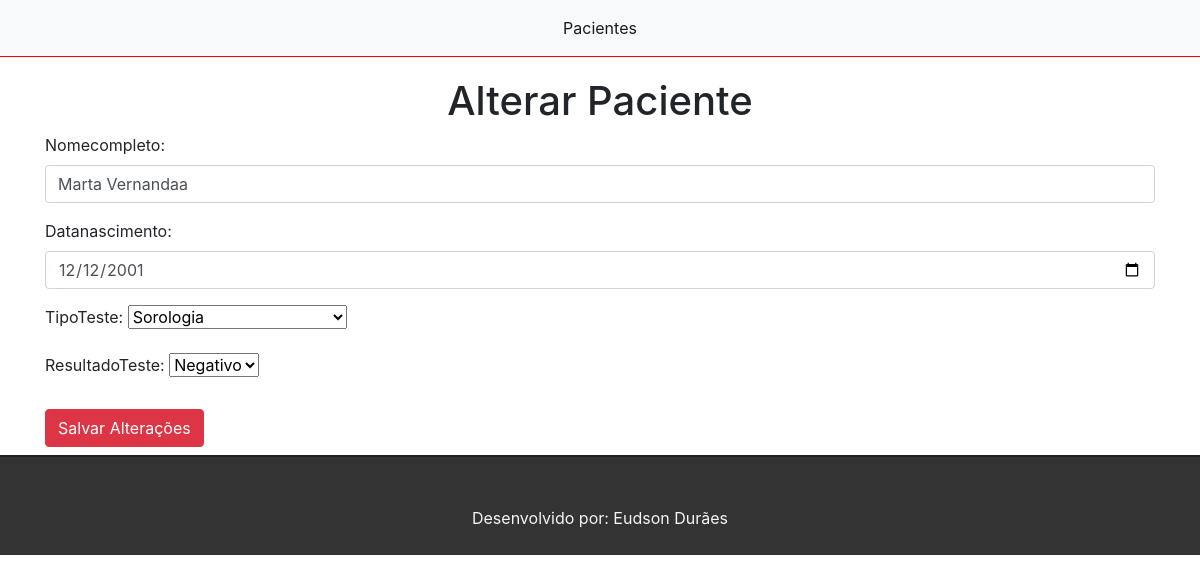
Page /AlterarPaciente/4 on the committed database.
### ManterPacientes/models.py (models this page shows, shortened)
class Paciente(models.Model):
    Testes = (
        ("RT-PCR","RT-PCR"),("Sorologia","Sorologia"),("Teste Rápido","Teste Rápido"),("Antígenos","Antígenos"),("Teste Rápido - Anticorpos","Teste Rápido - Anticorpos")
    )
    Resultados = (
        ("Positivo","Positivo"),("Negativo","Negativo")
    )
    NomeCompleto = models.CharField(max_length=30)
    DataNascimento = models.DateField()
    TipoTeste = models.CharField(choices=Testes, max_length=30)
    ResultadoTeste = models.CharField(choices=Resultados, max_length=30)
    created_at = models.DateTimeField(auto_now_add=True)
    updated_at = models.DateTimeField(auto_now=True)

### ManterPacientes/views.py (the view)
# urls.py: path('AlterarPaciente/<int:id>', views.AlterarPaciente, name='AlterarPaciente'),
def AlterarPaciente(request,id):
    paciente = Paciente.objects.get(id=id)
    Formulario = PacienteForm(instance=paciente)
    if request.method == 'POST':
        Formulario = PacienteForm(request.POST, instance=paciente)
        if Formulario.is_valid():
            Formulario.save()
            return redirect("VisualizarPaciente")
    else:
        return render(request,'AlterarPaciente.html',{'PacienteForm':Formulario})

### ManterPacientes/forms.py
class PacienteForm(forms.ModelForm):
    NomeCompleto = forms.CharField(max_length=50,widget=forms.TextInput(attrs={'placeholder': 'Digite seu nome completo','class':'form-control'}))
    DataNascimento = forms.CharField(max_length=50,widget=forms.TextInput(attrs={'type':'date','class':'form-control'}))
    class Meta:
        model = Paciente
        fields = ('NomeCompleto','DataNascimento', "TipoTeste","ResultadoTeste")

### ManterPacientes/templates/AlterarPaciente.html (shortened to what this page needs)
{% extends 'base.html' %}
{%block Conteudo%}
<h1>Alterar Paciente</h1>
<form method="POST">
    {{PacienteForm.as_p}}
    <button type="submit" class="btn btn-danger my-2">Salvar Alterações</a>
    </form>
{%endblock%}

### ManterPacientes/static/css/styles.css (style rules this page uses)
h1 { text-align: center; }

### rows in the picture
Paciente: NomeCompleto "Marta Vernandaa", DataNascimento "12/12/2001", TipoTeste "Sorologia", ResultadoTeste "Negativo"
